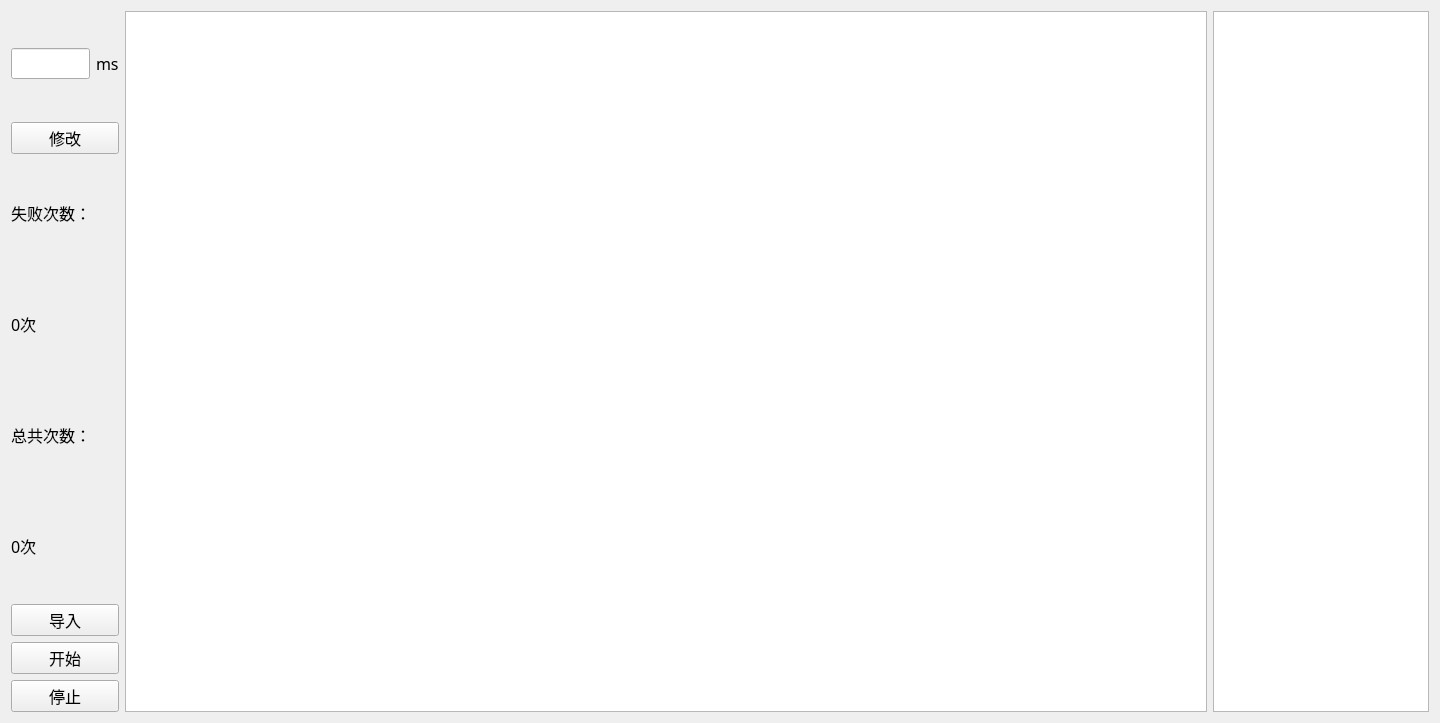
<?xml version="1.0" encoding="UTF-8"?>
<ui version="4.0">
 <class>Mpdu_Test_WRThreshold</class>
 <widget class="QWidget" name="Mpdu_Test_WRThreshold">
  <property name="geometry">
   <rect>
    <x>0</x>
    <y>0</y>
    <width>1440</width>
    <height>723</height>
   </rect>
  </property>
  <property name="font">
   <font>
    <family>微软雅黑</family>
    <pointsize>12</pointsize>
   </font>
  </property>
  <property name="windowTitle">
   <string>Form</string>
  </property>
  <layout class="QHBoxLayout" name="horizontalLayout_2" stretch="1,10,2">
   <item>
    <layout class="QVBoxLayout" name="verticalLayout">
     <item>
      <layout class="QHBoxLayout" name="horizontalLayout">
       <item>
        <widget class="QLineEdit" name="TimeEdit"/>
       </item>
       <item>
        <widget class="QLabel" name="ErrLab_2">
         <property name="text">
          <string>ms</string>
         </property>
        </widget>
       </item>
      </layout>
     </item>
     <item>
      <widget class="QPushButton" name="EditBtn">
       <property name="text">
        <string>修改</string>
       </property>
      </widget>
     </item>
     <item>
      <widget class="QLabel" name="label">
       <property name="text">
        <string>失败次数：</string>
       </property>
      </widget>
     </item>
     <item>
      <widget class="QLabel" name="ErrLab">
       <property name="text">
        <string>0次</string>
       </property>
      </widget>
     </item>
     <item>
      <widget class="QLabel" name="label_2">
       <property name="text">
        <string>总共次数：</string>
       </property>
      </widget>
     </item>
     <item>
      <widget class="QLabel" name="TotalLab">
       <property name="text">
        <string>0次</string>
       </property>
      </widget>
     </item>
     <item>
      <widget class="QPushButton" name="pushButton_2">
       <property name="text">
        <string>导入</string>
       </property>
      </widget>
     </item>
     <item>
      <widget class="QPushButton" name="pushButton">
       <property name="text">
        <string>开始</string>
       </property>
      </widget>
     </item>
     <item>
      <widget class="QPushButton" name="stopBtn">
       <property name="text">
        <string>停止</string>
       </property>
      </widget>
     </item>
    </layout>
   </item>
   <item>
    <widget class="QTextEdit" name="textEdit"/>
   </item>
   <item>
    <widget class="QTextEdit" name="textEdit_2"/>
   </item>
  </layout>
 </widget>
 <resources/>
 <connections/>
</ui>
